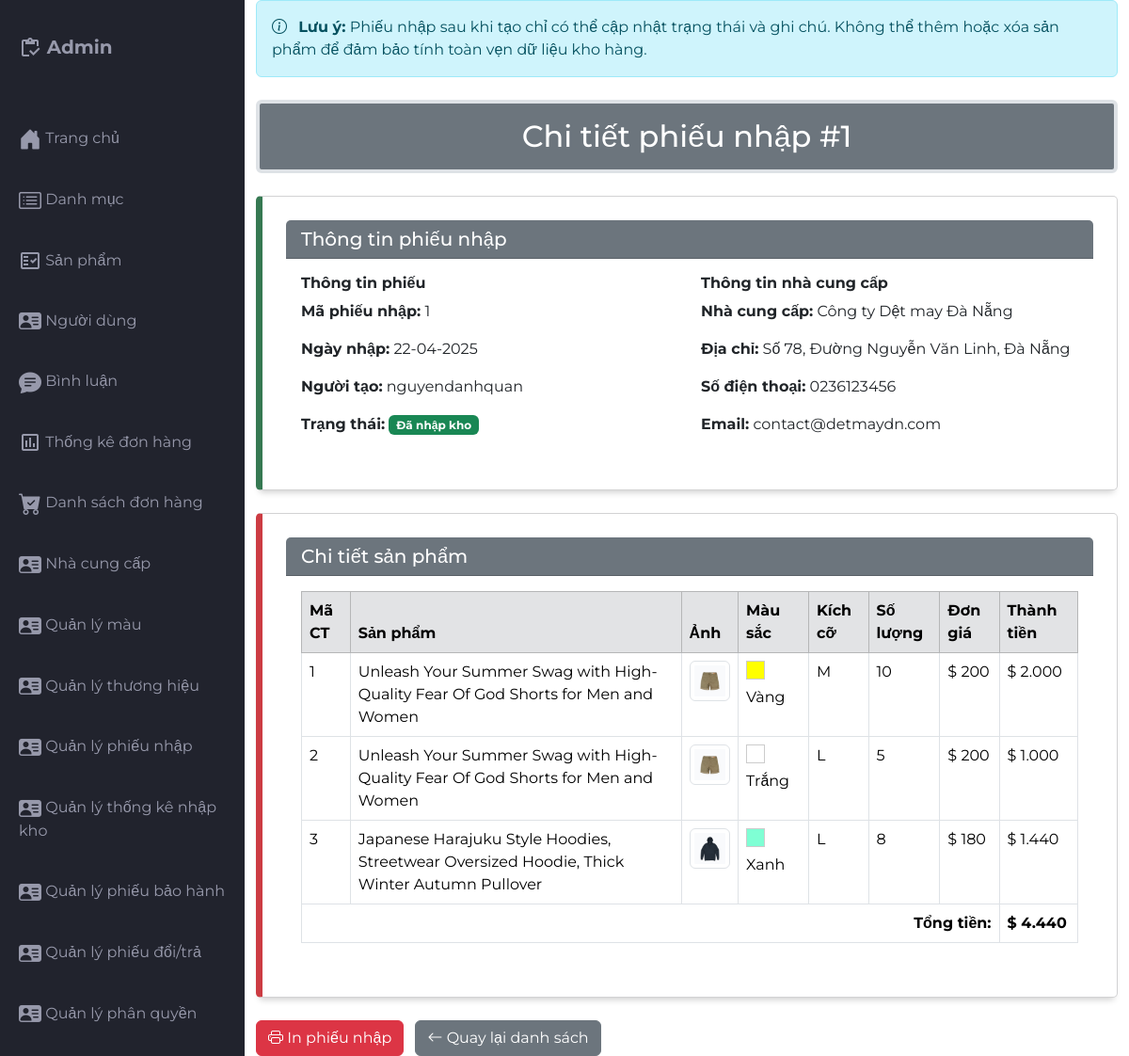
The app's page /src/Admin/indexadmin.php?act=chitietpn&id=1 (signed in) with its own data.
### tables this page shows
CREATE TABLE `import_receipts` (
  `id` int(11) NOT NULL,
  `ncc_id` int(11) NOT NULL COMMENT 'ID nhà cung cấp',
  `receipt_date` datetime NOT NULL COMMENT 'Ngày nhập hàng',
  `created_by` int(11) DEFAULT NULL COMMENT 'Người tạo phiếu',
  `status` tinyint(4) DEFAULT 0 COMMENT '0: Nháp, 1: Đã nhập kho, 2: Đã hủy',
  `note` text DEFAULT NULL COMMENT 'Ghi chú'
);

CREATE TABLE `khachhang` (
  `kh_id` int(11) NOT NULL,
  `kh_name` varchar(55) NOT NULL,
  `kh_pass` varchar(55) NOT NULL,
  `kh_mail` varchar(255) NOT NULL,
  `kh_tel` varchar(55) NOT NULL,
  `kh_address` varchar(255) NOT NULL,
  `vaitro_id` int(11) NOT NULL,
  `trangthai` int(1) NOT NULL
);

CREATE TABLE `nhacungcap` (
  `ncc_id` int(10) NOT NULL COMMENT 'ID nhà cung cấp',
  `ncc_name` varchar(255) NOT NULL COMMENT 'Tên nhà cung cấp',
  `ncc_diachi` varchar(255) NOT NULL COMMENT 'Địa chỉ nhà cung cấp',
  `ncc_sdt` varchar(20) NOT NULL COMMENT 'Số điện thoại nhà cung cấp',
  `ncc_email` varchar(255) NOT NULL COMMENT 'Email nhà cung cấp',
  `ncc_trangthai` int(1) NOT NULL DEFAULT 0 COMMENT 'Trạng thái (0: hoạt động, 1: ngừng hoạt động)'
);

CREATE TABLE `import_receipt_details` (
  `id` int(11) NOT NULL,
  `receipt_id` int(11) NOT NULL COMMENT 'ID phiếu nhập',
  `pro_id` int(11) NOT NULL COMMENT 'ID sản phẩm',
  `color_id` int(11) NOT NULL COMMENT 'ID màu sắc',
  `size_id` int(11) NOT NULL COMMENT 'ID kích cỡ',
  `quantity` int(11) NOT NULL COMMENT 'Số lượng nhập',
  `unit_price` decimal(10,2) NOT NULL COMMENT 'Đơn giá nhập',
  `total_price` decimal(12,2) NOT NULL COMMENT 'Thành tiền'
);

CREATE TABLE `products` (
  `pro_id` int(10) NOT NULL,
  `pro_name` varchar(255) NOT NULL,
  `pro_img` varchar(255) NOT NULL,
  `pro_price` float NOT NULL,
  `pro_desc` text NOT NULL,
  `pro_brand` varchar(55) NOT NULL,
  `cate_id` int(10) NOT NULL,
  `ncc_id` int(10) NOT NULL DEFAULT 1 COMMENT 'ID nhà cung cấp',
  `trangthai` int(1) NOT NULL,
  `pro_viewer` int(11) NOT NULL
);

CREATE TABLE `color` (
  `color_id` int(10) NOT NULL COMMENT 'ID màu',
  `color_name` varchar(50) NOT NULL COMMENT 'Tên màu',
  `color_ma` varchar(50) NOT NULL COMMENT 'Mã màu css'
);

CREATE TABLE `size` (
  `size_id` int(10) NOT NULL COMMENT 'ID size',
  `size_name` varchar(50) NOT NULL COMMENT 'Tên size'
);

### src/app/model/connectdb.php (called while the page is built, shortened)
<?php
function get_connect()
{
    try {
        $conn = new PDO("mysql:host=localhost;dbname=da1;charset=utf8", "root", "");
        $conn->setAttribute(PDO::ATTR_ERRMODE, PDO::ERRMODE_EXCEPTION);
        return $conn;
    } catch (Exception $e) {
        echo 'Kết nối thất bại: ' . $e->getMessage();
        return null;
    }
}
function pdo_queryall($sql)
{
    $thamso = array_slice(func_get_args(), 1);
    $conn = get_connect();
    try {
        $exe = $conn->prepare($sql);
        $exe->execute($thamso);
        return $exe->fetchAll(PDO::FETCH_ASSOC);
    } catch (Exception $e) {
        echo 'Thao tác thất bại: ' . $e->getMessage();
    } finally {
        unset($conn);
    }
}
function pdo_query_one($sql)
{
    $thamso = array_slice(func_get_args(), 1);
    $conn = get_connect();
    try {
        $exe = $conn->prepare($sql);
        $exe->execute($thamso);
        return $exe->fetch(PDO::FETCH_ASSOC);
    } catch (Exception $e) {
        echo 'Thao tác thất bại: ' . $e->getMessage();
    } finally {
        unset($conn);
    }
}

### src/app/model/phieunhap.php (called while the page is built, shortened)
<?php
function get_receipt_details($receipt_id)
{
    $sql_receipt = "SELECT
        ir.id,
        ir.receipt_date,
        ir.status,
        ir.note,
        s.ncc_id,
        s.ncc_name AS supplier_name,
        s.ncc_diachi,
        s.ncc_sdt,
        s.ncc_email,
        u.kh_name AS created_by_name
    FROM import_receipts ir
    JOIN nhacungcap s ON ir.ncc_id = s.ncc_id
    JOIN khachhang u ON ir.created_by = u.kh_id
    WHERE ir.id = ?";
    $receipt = pdo_query_one($sql_receipt, $receipt_id);
    $sql_details = "SELECT
        ird.id,
        ird.receipt_id,
        ird.pro_id,
        ird.color_id,
        ird.size_id,
        ird.quantity,
        ird.unit_price,
        ird.total_price,
        p.pro_name,
        p.pro_img,
        c.color_name,
        c.color_ma,
        s.size_name
    FROM import_receipt_details ird
    JOIN products p ON ird.pro_id = p.pro_id
    JOIN color c ON ird.color_id = c.color_id
    JOIN size s ON ird.size_id = s.size_id
    WHERE ird.receipt_id = ?";
    $details = pdo_queryall($sql_details, $receipt_id);
    return [
        'receipt' => $receipt,
        'details' => $details
    ];
}

### src/Admin/phieunhap/chitietpn.php (the view, shortened to what this page needs)
<div class="container">
    <?php if (isset($receipt_details) && !empty($receipt_details['receipt'])): ?>
    <div class="alert alert-info mb-4">
        <i class="bi bi-info-circle me-2"></i>
        <strong>Lưu ý:</strong> Phiếu nhập sau khi tạo chỉ có thể cập nhật trạng thái và ghi chú. Không thể thêm hoặc
        xóa sản phẩm để đảm bảo tính toàn vẹn dữ liệu kho hàng.
    </div>
    <h2 class="border border-4 mb-4 text-bg-secondary p-3 text-center rounded">Chi tiết phiếu nhập
        #<?= $receipt_details['receipt']['id'] ?></h2>
    <div class="card mb-4">
        <div class="card-header bg-secondary text-white">
            <h5 class="mb-0">Thông tin phiếu nhập</h5>
        </div>
        <div class="card-body">
            <div class="row">
                <div class="col-md-6">
                    <h6 class="fw-bold">Thông tin phiếu</h6>
                    <p><strong>Mã phiếu nhập:</strong> <?= $receipt_details['receipt']['id'] ?></p>
                    <p><strong>Ngày nhập:</strong>
                        <?= date('d-m-Y', strtotime($receipt_details['receipt']['receipt_date'])) ?></p>
                    <p><strong>Người tạo:</strong> <?= $receipt_details['receipt']['created_by_name'] ?></p>
                    <p><strong>Trạng thái:</strong>
                        <?php
                            $status = $receipt_details['receipt']['status'];
                            switch ($status) {
                                case 1:
                                    echo '<span class="badge bg-success">Đã nhập kho</span>';
                                    break;
                            }
                            ?>
                    </p>
                </div>
                <div class="col-md-6">
                    <h6 class="fw-bold">Thông tin nhà cung cấp</h6>
                    <p><strong>Nhà cung cấp:</strong> <?= $receipt_details['receipt']['supplier_name'] ?></p>
                    <p><strong>Địa chỉ:</strong> <?= $receipt_details['receipt']['ncc_diachi'] ?></p>
                    <p><strong>Số điện thoại:</strong> <?= $receipt_details['receipt']['ncc_sdt'] ?></p>
                    <p><strong>Email:</strong> <?= $receipt_details['receipt']['ncc_email'] ?></p>
                </div>
            </div>
        </div>
    </div>
    <div class="card">
        <div class="card-header bg-secondary text-white">
            <h5 class="mb-0">Chi tiết sản phẩm</h5>
        </div>
        <div class="card-body">
            <div class="table-responsive">
                <table class="table table-bordered table-hover">
                    <thead class="table-secondary">
                        <tr>
                            <th>Mã CT</th>
                            <th>Sản phẩm</th>
                            <th>Ảnh</th>
                            <th>Màu sắc</th>
                            <th>Kích cỡ</th>
                            <th>Số lượng</th>
                            <th>Đơn giá</th>
                            <th>Thành tiền</th>
                        </tr>
                    </thead>
                    <tbody>
                        <?php
                            $total_amount = 0;
                            if (isset($receipt_details['details']) && !empty($receipt_details['details'])):
                                foreach ($receipt_details['details'] as $item):
                                    $total_amount += $item['total_price'];
                            ?>
                        <tr>
                            <td><?= $item['id'] ?></td>
                            <td><?= $item['pro_name'] ?></td>
                            <td>
                                <?php if (!empty($item['pro_img'])): ?>
                                <img src="./sanpham/img/<?= $item['pro_img'] ?>" width="60" height="60"
                                    alt="<?= $item['pro_name'] ?>" class="img-thumbnail">
                                <?php else: ?>
                                <span class="text-muted">No image</span>
                                <?php endif; ?>
                            </td>
                            <td>
                                <span class="d-inline-block me-2"
                                    style="width: 20px; height: 20px; background-color: <?= $item['color_ma'] ?>; border: 1px solid #ccc;"></span>
                                <?= $item['color_name'] ?>
                            </td>
                            <td><?= $item['size_name'] ?></td>
                            <td><?= $item['quantity'] ?></td>
                            <td>$ <?= number_format($item['unit_price'], 0, ',', '.') ?></td>
                            <td>$ <?= number_format($item['total_price'], 0, ',', '.') ?></td>
                        </tr>
                        <?php
                                endforeach;
                            else:
                                ?>
                        <tr>
                            <td colspan="8" class="text-center">Không có dữ liệu chi tiết phiếu nhập</td>
                        </tr>
                        <?php endif; ?>
                    </tbody>
                    <tfoot>
                        <tr>
                            <td colspan="7" class="text-end fw-bold">Tổng tiền:</td>
                            <td class="fw-bold">$ <?= number_format($total_amount, 0, ',', '.') ?></td>
                        </tr>
                    </tfoot>
                </table>
            </div>
        </div>
    </div>
    <div class="mt-4">
        <a href="indexadmin.php?act=in_phieunhap&id=<?= $receipt_details['receipt']['id'] ?>"
            class="btn btn-danger me-2" target="_blank">
            <i class="bi bi-printer"></i> In phiếu nhập
        </a>
        <a href="indexadmin.php?act=phieunhap" class="btn btn-secondary">
            <i class="bi bi-arrow-left"></i> Quay lại danh sách
        </a>
    </div>
    <?php endif; ?>
</div>

### src/Admin/css/styles.css (style rules this page uses)
body { margin: 0; padding: 0; box-sizing: border-box; background-color: #e6e8ed; color: #666666; font-family: "Montserrat", sans-serif; }
.card { display: flex; flex-direction: column; justify-content: space-around; padding: 25px; background-color: #ffffff; box-sizing: border-box; border: 1px solid #d2d2d3; border-radius: 5px; box-shadow: 0 6px 7px -4px rgba(0, 0, 0, 0.2); }
.card:nth-child(3) { border-left: 7px solid #367952; }
.card:nth-child(4) { border-left: 7px solid #cc3c43; }

### records on screen
import_receipts: id "1", receipt_date "22-04-2025", created_by.kh_name "nguyendanhquan", ncc.ncc_name "Công ty Dệt may Đà Nẵng", ncc.ncc_diachi "Số 78, Đường Nguyễn Văn Linh, Đà Nẵng", ncc.ncc_sdt "0236123456", ncc.ncc_email "contact@detmaydn.com"
import_receipt_details: id "1", pro.pro_name "Unleash Your Summer Swag with High-Quality Fear Of God Shorts for Men and Women", pro.pro_img (picture), color.color_name "Vàng", size.size_name "M", quantity "10", unit_price "200", total_price "2.000"
import_receipt_details: id "2", pro.pro_name "Unleash Your Summer Swag with High-Quality Fear Of God Shorts for Men and Women", pro.pro_img (picture), color.color_name "Trắng", size.size_name "L", quantity "5", unit_price "200", total_price "1.000"
import_receipt_details: id "3", pro.pro_name "Japanese Harajuku Style Hoodies, Streetwear Oversized Hoodie, Thick Winter Autumn Pullover", pro.pro_img (picture), color.color_name "Xanh", size.size_name "L", quantity "8", unit_price "180", total_price "1.440"

### other values on screen
$total_amount "4.440"
